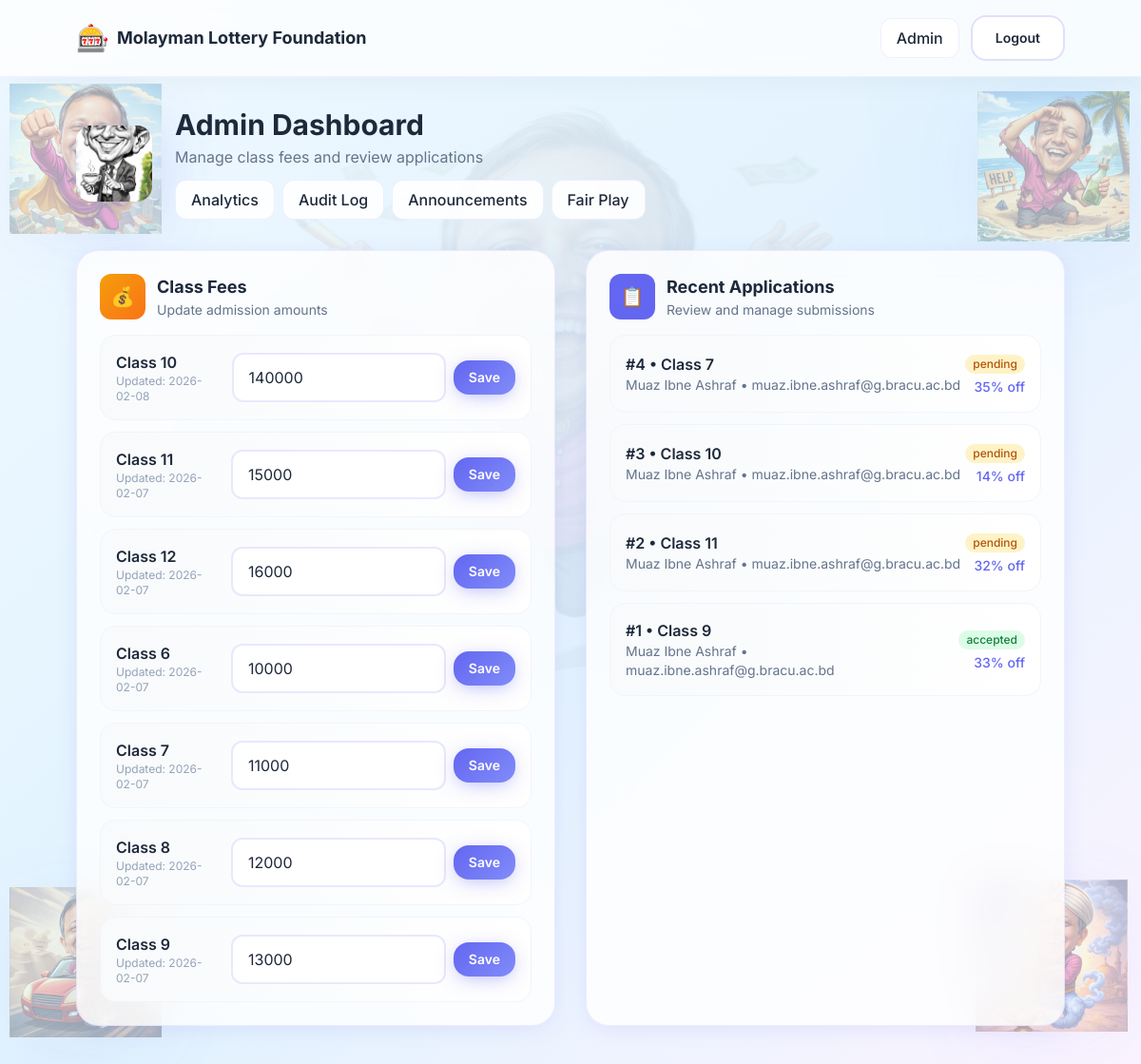
The app's page /admin/dashboard (signed in) with its own data.
### app/models.py (models this page shows, shortened)
class ClassFee(db.Model):
    id = db.Column(db.Integer, primary_key=True)
    class_name = db.Column(db.String(20), unique=True, nullable=False)  # e.g., "Class 6"
    amount_bdt = db.Column(db.Integer, nullable=False)
    updated_at = db.Column(db.DateTime, default=datetime.utcnow, nullable=False)

class Application(db.Model):
    id = db.Column(db.Integer, primary_key=True)
    user_id = db.Column(db.Integer, db.ForeignKey("user.id"), nullable=False)
    class_fee_id = db.Column(db.Integer, db.ForeignKey("class_fee.id"), nullable=False)
    status = db.Column(db.String(20), default="pending", nullable=False)  # pending/accepted/rejected
    payment_method = db.Column(db.String(20), nullable=True)  # bkash/bank
    payment_reference = db.Column(db.String(120), nullable=True)
    payment_proof_filename = db.Column(db.String(255), nullable=True)
    paid_at = db.Column(db.DateTime, nullable=True)
    spin_discount_pct = db.Column(db.Integer, default=0, nullable=False)  # 0..30
    games_discount_pct = db.Column(db.Integer, default=0, nullable=False)  # 0..70
    bonus_discount_pct = db.Column(db.Integer, default=0, nullable=False)  # weekly challenge bonus
    bonus_week_key = db.Column(db.String(12), nullable=True)  # e.g. "2026-W06"
    created_at = db.Column(db.DateTime, default=datetime.utcnow, nullable=False)
    user = db.relationship("User", back_populates="applications")
    class_fee = db.relationship("ClassFee")
    @property
    def total_discount_pct(self) -> int:
        return min(
            70,
            int(self.spin_discount_pct or 0)
            + int(self.games_discount_pct or 0)
            + int(self.bonus_discount_pct or 0),
        )

class User(db.Model, UserMixin):
    id = db.Column(db.Integer, primary_key=True)
    email = db.Column(db.String(255), unique=True, nullable=False, index=True)
    name = db.Column(db.String(120), nullable=False)
    password_hash = db.Column(db.String(255), nullable=True)
    is_admin = db.Column(db.Boolean, default=False, nullable=False)
    email_verified_at = db.Column(db.DateTime, nullable=True)
    created_at = db.Column(db.DateTime, default=datetime.utcnow, nullable=False)
    applications = db.relationship("Application", back_populates="user", cascade="all, delete-orphan")

### app/admin/routes.py (the view)
@bp.get("/dashboard")
@login_required
def dashboard():
    r = _require_admin()
    if r:
        return r
    fees = ClassFee.query.order_by(ClassFee.class_name.asc()).all()
    apps = Application.query.order_by(Application.created_at.desc()).limit(50).all()
    return render_template("admin/dashboard.html", fees=fees, apps=apps)

### app/admin/routes.py (called while the page is built)
def _require_admin():
    if not current_user.is_admin:
        flash("Admin access required.", "error")
        return redirect(url_for("client.dashboard"))
    return None

### app/models.py (called while the page is built)
@login_manager.user_loader
def load_user(user_id: str):
    return db.session.get(User, int(user_id))

### app/templates/admin/dashboard.html (shortened to what this page needs)
{% extends 'base.html' %}
{% block content %}
  <div class="py-8 w-full px-8 sm:px-12 lg:px-20 xl:px-32">
    <div class="flex items-center gap-6 mb-8 fade-in">
      <img
        src="{{ url_for('static', filename='images/caricatures/admin.png') }}"
        alt="Admin"
        class="w-20 h-20 rounded-2xl object-cover caricature"
        onerror="this.style.display='none'; this.nextElementSibling.style.display='flex';"
      />
      <div>
        <h2 class="text-3xl font-bold text-slate-800">Admin Dashboard</h2>
        <p class="text-slate-500 mt-1">Manage class fees and review applications</p>
        <div class="mt-3 flex flex-wrap gap-2">
          <a class="nav-pill" href="{{ url_for('admin.analytics') }}">Analytics</a>
          <a class="nav-pill" href="{{ url_for('admin.audit_log') }}">Audit Log</a>
          <a class="nav-pill" href="{{ url_for('admin.announcements') }}">Announcements</a>
          <a class="nav-pill" href="{{ url_for('admin.fair_play') }}">Fair Play</a>
        </div>
      </div>
    </div>
    <div class="grid lg:grid-cols-2 gap-8">
      <div class="card rounded-3xl p-6 fade-in stagger-1">
        <div class="flex items-center gap-3 mb-4">
          <div class="w-12 h-12 rounded-xl bg-gradient-to-br from-amber-500 to-orange-500 flex items-center justify-center text-white text-xl">💰</div>
          <div>
            <h3 class="font-bold text-lg text-slate-800">Class Fees</h3>
            <p class="text-slate-500 text-sm">Update admission amounts</p>
          </div>
        </div>
        <div class="space-y-3">
          {% for fee in fees %}
            <form method="post" action="{{ url_for('admin.update_fee', fee_id=fee.id) }}" class="flex items-center justify-between gap-3 p-4 rounded-2xl bg-gradient-to-r from-slate-50 to-white border border-slate-100">
              <div>
                <div class="font-semibold text-slate-800">{{ fee.class_name }}</div>
                <div class="text-xs text-slate-400">Updated: {{ fee.updated_at.strftime('%Y-%m-%d') }}</div>
              </div>
              <div class="flex items-center gap-2">
                <input name="amount_bdt" type="number" min="1" class="w-28" value="{{ fee.amount_bdt }}" aria-label="Amount (BDT)" title="Amount (BDT)" />
                <button type="submit" class="btn btn-primary text-sm py-2 px-4">Save</button>
              </div>
            </form>
          {% endfor %}
        </div>
      </div>
      <div class="card rounded-3xl p-6 fade-in stagger-2">
        <div class="flex items-center gap-3 mb-4">
          <div class="w-12 h-12 rounded-xl bg-gradient-to-br from-primary to-indigo-500 flex items-center justify-center text-white text-xl">📋</div>
          <div>
            <h3 class="font-bold text-lg text-slate-800">Recent Applications</h3>
            <p class="text-slate-500 text-sm">Review and manage submissions</p>
          </div>
        </div>
        <div class="space-y-3 max-h-[500px] overflow-auto">
          {% for a in apps %}
            <a class="block p-4 rounded-2xl bg-gradient-to-r from-slate-50 to-white border border-slate-100 hover:border-primary/30 hover:shadow-md transition-all card-interactive" href="{{ url_for('admin.application', app_id=a.id) }}">
              <div class="flex items-center justify-between">
                <div>
                  <div class="font-semibold text-slate-800">#{{ a.id }} • {{ a.class_fee.class_name }}</div>
                  <div class="text-sm text-slate-500">{{ a.user.name }} • {{ a.user.email }}</div>
                </div>
                <div class="text-right">
                  <span class="inline-flex items-center px-2 py-0.5 rounded-full text-xs font-medium {% if a.status == 'accepted' %}bg-green-100 text-green-700{% elif a.status == 'rejected' %}bg-red-100 text-red-700{% else %}bg-amber-100 text-amber-700{% endif %}">{{ a.status }}</span>
                  <div class="text-sm text-primary font-medium mt-1">{{ a.total_discount_pct }}% off</div>
                </div>
              </div>
            </a>
          {% else %}
            <div class="text-center py-8 text-slate-400">
              <div class="text-4xl mb-2">📭</div>
              <p>No applications yet.</p>
            </div>
          {% endfor %}
        </div>
      </div>
    </div>
  </div>
{% endblock %}

### app/templates/base.html (shortened to what this page needs)
<!doctype html>
<html lang="en">
  <head>
    <script src="https://cdn.tailwindcss.com"></script>
    <link rel="stylesheet" href="{{ url_for('static', filename='css/styles.css') }}" />
  </head>
  <body class="full-page">
    <div class="page-watermark" aria-hidden="true">
      <img
        class="page-watermark-img"
        src="{{ url_for('static', filename='images/caricatures/watermark.png') }}"
        alt=""
      />
    </div>
    {% if request.path != '/' %}
      <div class="caricature-corners" aria-hidden="true">
        <img
          src="{{ url_for('static', filename='images/caricatures/extra2.png') }}"
          alt=""
          class="caricature caricature-corner tr"
          onerror="this.style.display='none';"
        />
        <img
          src="{{ url_for('static', filename='images/caricatures/extra3.png') }}"
          alt=""
          class="caricature caricature-corner bl"
          onerror="this.style.display='none';"
        />
        <img
          src="{{ url_for('static', filename='images/caricatures/extra4.png') }}"
          alt=""
          class="caricature caricature-corner br"
          onerror="this.style.display='none';"
        />
      </div>
    {% endif %}
    <header class="relative z-10 w-full bg-white/40 backdrop-blur-md border-b border-white/50" id="mainHeader">
      <nav class="w-full px-8 sm:px-12 lg:px-20 xl:px-32 py-4 flex items-center justify-between">
        <a href="{{ url_for('main.index') }}" class="brand-logo">
          <span class="logo-icon">🎰</span>
          <span class="font-bold text-lg text-slate-800">Molayman Lottery Foundation</span>
        </a>
        <div class="flex items-center gap-3">
          {% if current_user.is_authenticated %}
            {% if current_user.is_admin %}
              <a class="nav-pill" href="{{ url_for('admin.dashboard') }}">Admin</a>
            {% else %}
              <a class="nav-pill" href="{{ url_for('client.dashboard') }}">Dashboard</a>
              <a class="nav-pill" href="{{ url_for('client.profile') }}">Profile</a>
            {% endif %}
            <form method="post" action="{{ url_for('auth.logout') }}">
              <button type="submit" class="btn btn-secondary text-sm">Logout</button>
            </form>
          {% else %}
            <a class="nav-pill" href="{{ url_for('auth.login') }}">Login</a>
            <a class="btn btn-primary text-sm" href="{{ url_for('auth.signup') }}">Sign up</a>
          {% endif %}
        </div>
      </nav>
    </header>
    <main class="main-content relative z-10 w-full pb-16 flex flex-col">
      {% block content %}{% endblock %}
    </main>
  </body>
</html>

### app/static/css/styles.css (style rules this page uses)
:root { --primary: #6366f1; --primary-light: #818cf8; --secondary: #ec4899; --accent: #f59e0b; --success: #10b981; --bg-gradient: linear-gradient(135deg, #f0f9ff 0%, #e0f2fe 50%, #fdf4ff 100%); --card-bg: rgba(255, 255, 255, 0.8); --card-border: rgba(99, 102, 241, 0.1); --text-primary: #1e293b; --text-secondary: #64748b; --shadow-soft: 0 4px 24px -4px rgba(99, 102, 241, 0.15); --shadow-hover: 0 12px 40px -8px rgba(99, 102, 241, 0.25); }
* { box-sizing: border-box; margin: 0; padding: 0; }
html { height: 100%; min-height: 100vh; width: 100%; }
body { height: 100%; min-height: 100vh; width: 100%; margin: 0; padding: 0; overflow-x: hidden; background: var(--bg-gradient); background-attachment: fixed; background-size: cover; color: var(--text-primary); font-family: 'Inter', system-ui, -apple-system, sans-serif; }
.page-watermark { position: fixed; top: 0; left: 0; right: 0; bottom: 0; width: 100vw; height: 100vh; z-index: 0; pointer-events: none; opacity: 0.07; filter: saturate(1.05) blur(0px); transform: rotate(-8deg); display: flex; align-items: center; justify-content: center; }
.page-watermark-img { width: min(700px, 75vw); height: auto; max-height: 75vh; opacity: 1; }
.card { background: var(--card-bg); border: 1px solid var(--card-border); border-radius: 24px; -webkit-backdrop-filter: blur(20px); backdrop-filter: blur(20px); box-shadow: var(--shadow-soft); transition: all 0.3s ease; }
.fade-in { animation: fade-in 0.6s ease-out forwards; opacity: 0; }
.stagger-1 { animation-delay: 0.1s; }
.stagger-2 { animation-delay: 0.2s; }
.btn { display: inline-flex; align-items: center; justify-content: center; gap: 8px; padding: 12px 24px; border-radius: 16px; font-weight: 600; cursor: pointer; transition: all 0.2s ease; border: none; text-decoration: none; }
.btn-primary { background: linear-gradient(135deg, var(--primary), var(--primary-light)); color: white; box-shadow: 0 4px 20px -4px rgba(99, 102, 241, 0.5); }
.btn-secondary { background: white; color: var(--text-primary); border: 2px solid rgba(99, 102, 241, 0.2); }
.caricature { filter: drop-shadow(0 10px 30px rgba(99, 102, 241, 0.2)); transition: all 0.3s ease; }
.caricature-corners { position: fixed; inset: 0; pointer-events: none; z-index: 1; }
.caricature-corner { position: absolute; width: 120px; height: auto; opacity: 0.32; filter: saturate(1.05) drop-shadow(0 16px 40px rgba(99, 102, 241, 0.18)); animation: corner-float 6s ease-in-out infinite; }
.caricature-corner.tr { top: 96px; right: 12px; transform-origin: right top; animation-delay: -2.0s; }
.caricature-corner.bl { bottom: 84px; left: 10px; transform-origin: left bottom; animation-delay: -3.0s; }
.caricature-corner.br { bottom: 90px; right: 14px; transform-origin: right bottom; animation-delay: -4.2s; }
@media (min-width: 768px) { .caricature-corner { width: 160px; opacity: 0.34; } }
input[type="text"], input[type="number"], input[type="email"], input[type="password"], input[type="file"], textarea, select { background: white; border: 2px solid rgba(99, 102, 241, 0.15); border-radius: 12px; padding: 12px 16px; font-size: 16px; color: var(--text-primary); transition: all 0.2s ease; width: 100%; }
.full-page { min-height: 100vh; min-height: 100dvh; width: 100%; display: flex; flex-direction: column; position: relative; }
.main-content { flex: 1; position: relative; z-index: 1; }
.nav-pill { background: rgba(255, 255, 255, 0.9); border: 1px solid rgba(99, 102, 241, 0.1); -webkit-backdrop-filter: blur(10px); backdrop-filter: blur(10px); color: var(--text-primary); padding: 8px 16px; border-radius: 12px; font-weight: 500; transition: all 0.2s ease; }
.main-content { animation: page-enter 0.5s ease-out; }
header { background: rgba(255, 255, 255, 0.75) !important; border-bottom: 1px solid rgba(99, 102, 241, 0.08) !important; box-shadow: 0 4px 30px rgba(0, 0, 0, 0.04); transition: all 0.3s ease; }
.brand-logo { display: flex; align-items: center; gap: 8px; transition: all 0.3s ease; }
.brand-logo .logo-icon { font-size: 28px; animation: logo-pulse 3s ease-in-out infinite; }

### records on screen
ClassFee: class_name "Class 10", updated_at "2026-02-08", amount_bdt "140000"
ClassFee: class_name "Class 11", updated_at "2026-02-07", amount_bdt "15000"
ClassFee: class_name "Class 12", updated_at "2026-02-07", amount_bdt "16000"
ClassFee: class_name "Class 6", updated_at "2026-02-07", amount_bdt "10000"
ClassFee: class_name "Class 7", updated_at "2026-02-07", amount_bdt "11000"
ClassFee: class_name "Class 8", updated_at "2026-02-07", amount_bdt "12000"
ClassFee: class_name "Class 9", updated_at "2026-02-07", amount_bdt "13000"
Application: id "4", class_fee.class_name "Class 7", user.name "Muaz Ibne Ashraf", user.email "muaz.ibne.ashraf@g.bracu.ac.bd", status "pending", total_discount_pct "35"
Application: id "3", class_fee.class_name "Class 10", user.name "Muaz Ibne Ashraf", user.email "muaz.ibne.ashraf@g.bracu.ac.bd", status "pending", total_discount_pct "14"
Application: id "2", class_fee.class_name "Class 11", user.name "Muaz Ibne Ashraf", user.email "muaz.ibne.ashraf@g.bracu.ac.bd", status "pending", total_discount_pct "32"
Application: id "1", class_fee.class_name "Class 9", user.name "Muaz Ibne Ashraf", user.email "muaz.ibne.ashraf@g.bracu.ac.bd", status "accepted", total_discount_pct "33"
